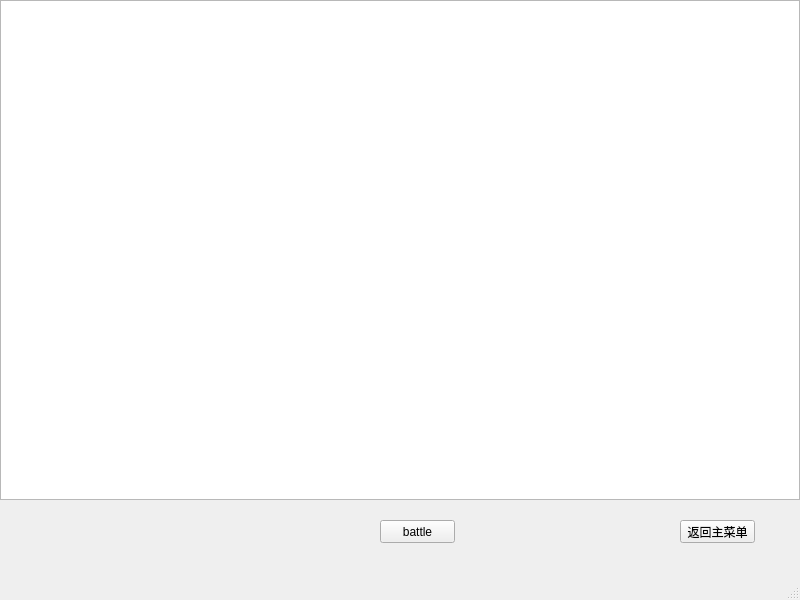
<?xml version="1.0" encoding="UTF-8"?>
<ui version="4.0">
 <class>map1</class>
 <widget class="QMainWindow" name="map1">
  <property name="geometry">
   <rect>
    <x>0</x>
    <y>0</y>
    <width>800</width>
    <height>600</height>
   </rect>
  </property>
  <property name="windowTitle">
   <string>仙剑</string>
  </property>
  <property name="windowIcon">
   <iconset>
    <normaloff>images/renwu/zhaolinger.png</normaloff>images/renwu/zhaolinger.png</iconset>
  </property>
  <widget class="QWidget" name="centralwidget">
   <widget class="QGraphicsView" name="graphicsView">
    <property name="geometry">
     <rect>
      <x>0</x>
      <y>0</y>
      <width>800</width>
      <height>500</height>
     </rect>
    </property>
   </widget>
   <widget class="QPushButton" name="returnToMainWindow">
    <property name="geometry">
     <rect>
      <x>680</x>
      <y>520</y>
      <width>75</width>
      <height>23</height>
     </rect>
    </property>
    <property name="text">
     <string>返回主菜单</string>
    </property>
   </widget>
   <widget class="QPushButton" name="btnBattle">
    <property name="geometry">
     <rect>
      <x>380</x>
      <y>520</y>
      <width>75</width>
      <height>23</height>
     </rect>
    </property>
    <property name="text">
     <string>battle</string>
    </property>
   </widget>
  </widget>
  <widget class="QMenuBar" name="menubar">
   <property name="geometry">
    <rect>
     <x>0</x>
     <y>0</y>
     <width>800</width>
     <height>23</height>
    </rect>
   </property>
  </widget>
  <widget class="QStatusBar" name="statusbar"/>
 </widget>
 <resources/>
 <connections/>
</ui>
